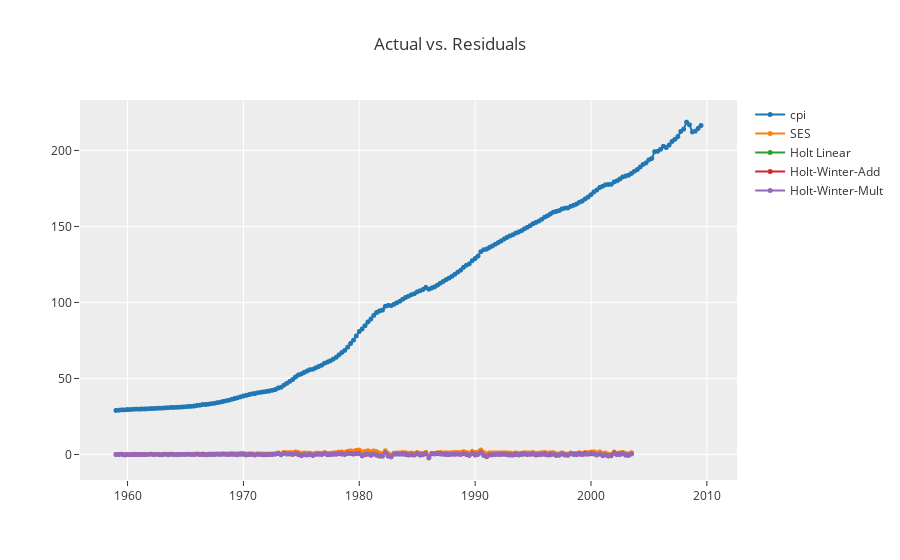

The cell this chart's notebook holds for it:
### Markdown cell above
### Comparing the models

### Code cell
exp.plot_model(estimator=[ses, ht, hw_add, hw_mult], plot='residuals', 
               data_kwargs={'labels':["SES", "Holt Linear", "Holt-Winter-Add",'Holt-Winter-Mult']})

### Figure 1 — Plotly figure (JSON) as saved in the notebook; plotly's stock layout.template omitted (floating-point values rounded to 4 significant figures; data arrays with more than 128 entries replaced by an {"elided": "..."} marker saying what was removed)
{"data": [{"line": {"color": "rgb(31, 119, 180)", "width": 2}, "marker": {"color": "rgb(31, 119, 180)", "size": 5}, "mode": "lines+markers", "name": "cpi", "type": "scattergl", "x": {"elided": "203 str values"}, "xaxis": "x", "y": {"elided": "203 float values"}, "yaxis": "y"}, {"line": {"color": "rgb(255, 127, 14)", "width": 2}, "marker": {"color": "rgb(255, 127, 14)", "size": 5}, "mode": "lines+markers", "name": "SES", "type": "scattergl", "x": {"elided": "203 str values"}, "xaxis": "x", "y": {"elided": "203 float values"}, "yaxis": "y"}, {"line": {"color": "rgb(44, 160, 44)", "width": 2}, "marker": {"color": "rgb(44, 160, 44)", "size": 5}, "mode": "lines+markers", "name": "Holt Linear", "type": "scattergl", "x": {"elided": "203 str values"}, "xaxis": "x", "y": {"elided": "203 float values"}, "yaxis": "y"}, {"line": {"color": "rgb(214, 39, 40)", "width": 2}, "marker": {"color": "rgb(214, 39, 40)", "size": 5}, "mode": "lines+markers", "name": "Holt-Winter-Add", "type": "scattergl", "x": {"elided": "203 str values"}, "xaxis": "x", "y": {"elided": "203 float values"}, "yaxis": "y"}, {"line": {"color": "rgb(148, 103, 189)", "width": 2}, "marker": {"color": "rgb(148, 103, 189)", "size": 5}, "mode": "lines+markers", "name": "Holt-Winter-Mult", "type": "scattergl", "x": {"elided": "203 str values"}, "xaxis": "x", "y": {"elided": "203 float values"}, "yaxis": "y"}], "layout": {"showlegend": true, "title": {"text": "Actual vs. Residuals"}, "xaxis": {"anchor": "y", "domain": [0, 1]}, "yaxis": {"anchor": "x", "domain": [0, 1]}}}
